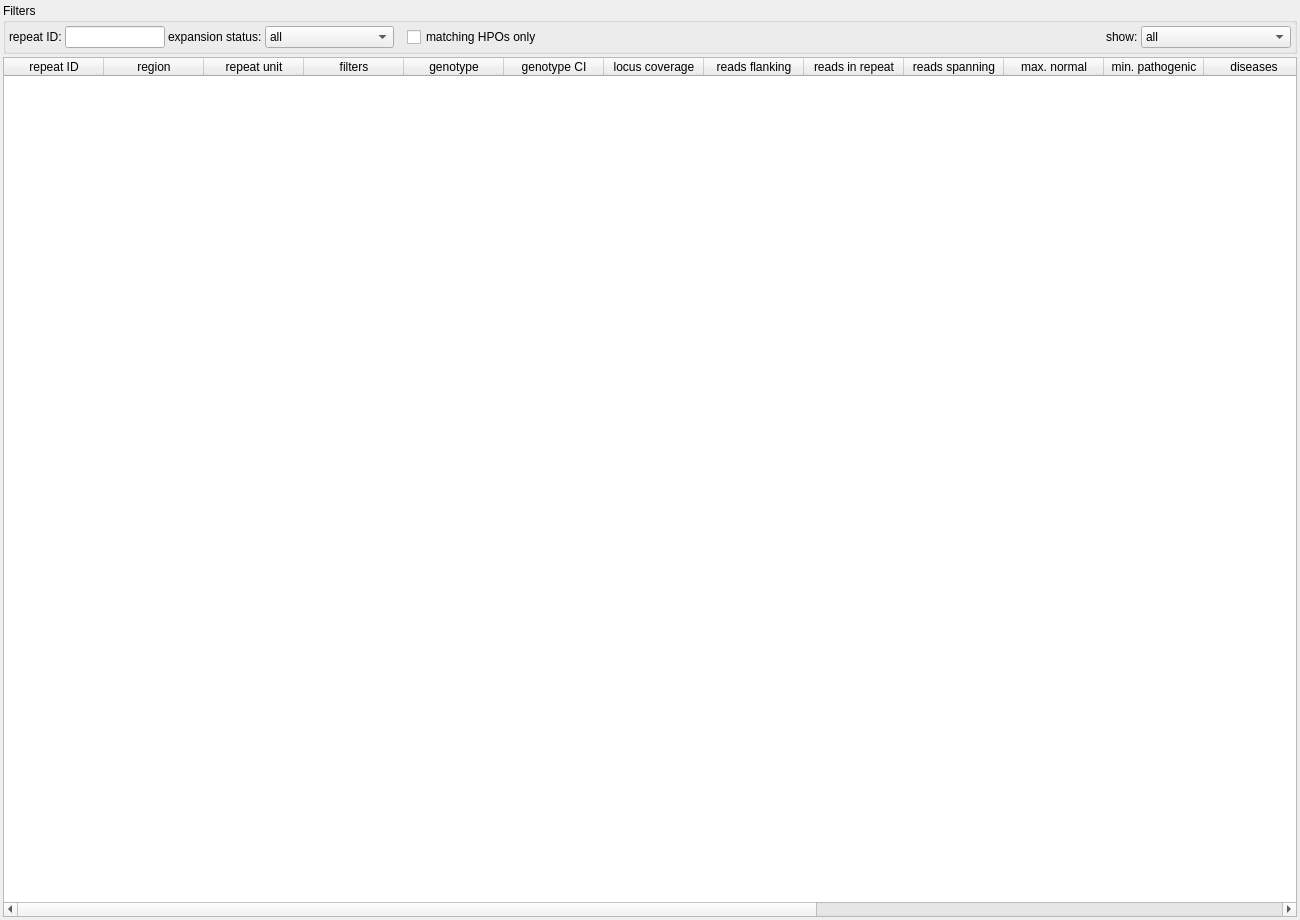
<?xml version="1.0" encoding="UTF-8"?>
<ui version="4.0">
 <class>RepeatExpansionWidget</class>
 <widget class="QWidget" name="RepeatExpansionWidget">
  <property name="geometry">
   <rect>
    <x>0</x>
    <y>0</y>
    <width>1300</width>
    <height>920</height>
   </rect>
  </property>
  <property name="sizePolicy">
   <sizepolicy hsizetype="Preferred" vsizetype="Preferred">
    <horstretch>0</horstretch>
    <verstretch>0</verstretch>
   </sizepolicy>
  </property>
  <property name="minimumSize">
   <size>
    <width>1300</width>
    <height>920</height>
   </size>
  </property>
  <property name="windowTitle">
   <string>Form</string>
  </property>
  <layout class="QVBoxLayout" name="verticalLayout" stretch="0,1">
   <property name="spacing">
    <number>3</number>
   </property>
   <property name="leftMargin">
    <number>3</number>
   </property>
   <property name="topMargin">
    <number>3</number>
   </property>
   <property name="rightMargin">
    <number>3</number>
   </property>
   <property name="bottomMargin">
    <number>3</number>
   </property>
   <item>
    <widget class="QGroupBox" name="groupBox">
     <property name="title">
      <string>Filters</string>
     </property>
     <property name="flat">
      <bool>true</bool>
     </property>
     <layout class="QHBoxLayout" name="horizontalLayout_2">
      <property name="spacing">
       <number>3</number>
      </property>
      <property name="leftMargin">
       <number>3</number>
      </property>
      <property name="topMargin">
       <number>3</number>
      </property>
      <property name="rightMargin">
       <number>3</number>
      </property>
      <property name="bottomMargin">
       <number>3</number>
      </property>
      <item>
       <widget class="QLabel" name="label_2">
        <property name="text">
         <string>repeat ID:</string>
        </property>
       </widget>
      </item>
      <item>
       <widget class="QLineEdit" name="filter_id">
        <property name="maximumSize">
         <size>
          <width>100</width>
          <height>16777215</height>
         </size>
        </property>
       </widget>
      </item>
      <item>
       <widget class="QLabel" name="label">
        <property name="text">
         <string>expansion status:</string>
        </property>
       </widget>
      </item>
      <item>
       <widget class="QComboBox" name="filter_expanded">
        <item>
         <property name="text">
          <string>all</string>
         </property>
        </item>
        <item>
         <property name="text">
          <string>larger than normal</string>
         </property>
        </item>
        <item>
         <property name="text">
          <string>pathogenic</string>
         </property>
        </item>
        <item>
         <property name="text">
          <string>statistical outlier</string>
         </property>
        </item>
       </widget>
      </item>
      <item>
       <spacer name="horizontalSpacer_2">
        <property name="orientation">
         <enum>Qt::Horizontal</enum>
        </property>
        <property name="sizeType">
         <enum>QSizePolicy::Fixed</enum>
        </property>
        <property name="sizeHint" stdset="0">
         <size>
          <width>10</width>
          <height>10</height>
         </size>
        </property>
       </spacer>
      </item>
      <item>
       <widget class="QCheckBox" name="filter_hpo">
        <property name="toolTip">
         <string>Filter for repeat expansions that have at least one phenotype matching the phenotypes given in the small variants filter.</string>
        </property>
        <property name="text">
         <string>matching HPOs only</string>
        </property>
       </widget>
      </item>
      <item>
       <spacer name="horizontalSpacer">
        <property name="orientation">
         <enum>Qt::Horizontal</enum>
        </property>
        <property name="sizeHint" stdset="0">
         <size>
          <width>40</width>
          <height>20</height>
         </size>
        </property>
       </spacer>
      </item>
      <item>
       <widget class="QLabel" name="label_3">
        <property name="text">
         <string>show:</string>
        </property>
       </widget>
      </item>
      <item>
       <widget class="QComboBox" name="filter_show">
        <property name="minimumSize">
         <size>
          <width>150</width>
          <height>0</height>
         </size>
        </property>
        <property name="currentText">
         <string>diagnostic (in NGSD)</string>
        </property>
        <item>
         <property name="text">
          <string>all</string>
         </property>
        </item>
        <item>
         <property name="text">
          <string>diagnostic (in NGSD)</string>
         </property>
        </item>
        <item>
         <property name="text">
          <string>research (in NGSD)</string>
         </property>
        </item>
        <item>
         <property name="text">
          <string>other (not in NGSD)</string>
         </property>
        </item>
       </widget>
      </item>
     </layout>
    </widget>
   </item>
   <item>
    <widget class="QTableWidget" name="table">
     <property name="sizePolicy">
      <sizepolicy hsizetype="Preferred" vsizetype="Preferred">
       <horstretch>0</horstretch>
       <verstretch>0</verstretch>
      </sizepolicy>
     </property>
     <property name="contextMenuPolicy">
      <enum>Qt::CustomContextMenu</enum>
     </property>
     <property name="alternatingRowColors">
      <bool>true</bool>
     </property>
     <property name="selectionMode">
      <enum>QAbstractItemView::ExtendedSelection</enum>
     </property>
     <property name="selectionBehavior">
      <enum>QAbstractItemView::SelectRows</enum>
     </property>
     <column>
      <property name="text">
       <string>repeat ID</string>
      </property>
      <property name="toolTip">
       <string>Repeat identifier as defined in the repeat catalog</string>
      </property>
     </column>
     <column>
      <property name="text">
       <string>region</string>
      </property>
      <property name="toolTip">
       <string>Genomic region of repeat</string>
      </property>
     </column>
     <column>
      <property name="text">
       <string>repeat unit</string>
      </property>
      <property name="toolTip">
       <string>Repeat unit sequence in reference genome orientation (plus strand)</string>
      </property>
     </column>
     <column>
      <property name="text">
       <string>filters</string>
      </property>
      <property name="toolTip">
       <string>LowDepth: The overall locus depth is below 10x or number of reads spanning one or both ends is below 5</string>
      </property>
     </column>
     <column>
      <property name="text">
       <string>genotype</string>
      </property>
      <property name="toolTip">
       <string>Repeat unit count for each allele</string>
      </property>
     </column>
     <column>
      <property name="text">
       <string>genotype CI</string>
      </property>
      <property name="toolTip">
       <string>Confidence interval of repeat unit counts</string>
      </property>
     </column>
     <column>
      <property name="text">
       <string>locus coverage</string>
      </property>
      <property name="toolTip">
       <string>Average coverage of locus</string>
      </property>
     </column>
     <column>
      <property name="text">
       <string>reads flanking</string>
      </property>
      <property name="toolTip">
       <string>Number of flanking reads consistent with called alleles</string>
      </property>
     </column>
     <column>
      <property name="text">
       <string>reads in repeat</string>
      </property>
      <property name="toolTip">
       <string>Number of in-repeat reads consistent with called alleles</string>
      </property>
     </column>
     <column>
      <property name="text">
       <string>reads spanning</string>
      </property>
      <property name="toolTip">
       <string>Number of spanning reads consistent with called alleles</string>
      </property>
     </column>
     <column>
      <property name="text">
       <string>max. normal</string>
      </property>
     </column>
     <column>
      <property name="text">
       <string>min. pathogenic</string>
      </property>
     </column>
     <column>
      <property name="text">
       <string>diseases</string>
      </property>
      <property name="toolTip">
       <string>Disease abbreviations</string>
      </property>
     </column>
     <column>
      <property name="text">
       <string>OMIM disease IDs</string>
      </property>
      <property name="toolTip">
       <string>OMIM disease identifiers</string>
      </property>
     </column>
     <column>
      <property name="text">
       <string>inheritance</string>
      </property>
     </column>
     <column>
      <property name="text">
       <string>location</string>
      </property>
     </column>
     <column>
      <property name="text">
       <string>comments</string>
      </property>
     </column>
     <column>
      <property name="text">
       <string>HPO terms</string>
      </property>
      <property name="toolTip">
       <string>HPO terms</string>
      </property>
     </column>
     <column>
      <property name="text">
       <string>type</string>
      </property>
     </column>
    </widget>
   </item>
  </layout>
 </widget>
 <resources/>
 <connections/>
</ui>
